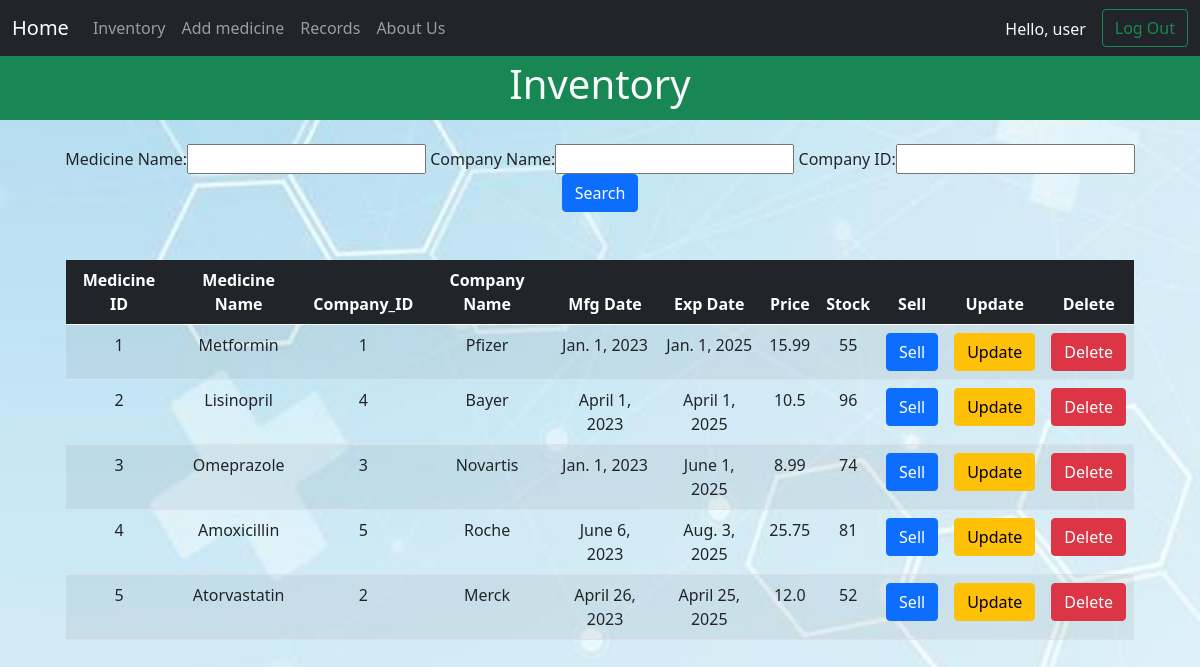
Screenshot of /inventory/ (signed in) with the database file from the repository.
### store/models.py (models this page shows, shortened)
class Medicine(models.Model):
    Medicine_ID = models.AutoField(primary_key=True)
    Medicine_Name = models.CharField(max_length=50)
    Company_name = models.CharField(max_length=30)
    Company_ID = models.IntegerField(default="null")
    Manufacturing_date = models.DateField("Mfg Date (MM/DD/YYYY)")
    Expiry_date = models.DateField("Exp Date (MM/DD/YYYY)")
    Price = models.FloatField()
    stock = models.IntegerField()

### store/views.py (the view)
# urls.py: path("inventory/", views.inventory, name="Inventory"),
@login_required(login_url='Login')
def inventory(request):
    tdata = Medicine.objects.all()
    myFilter = MedicineFilter(request.GET, queryset=tdata)
    tdata = myFilter.qs
    return render(request, 'store/inventory.html', {"messages": tdata, "myFilter": myFilter})

### store/templates/store/inventory.html (shortened to what this page needs)
{% extends 'store/base.html' %}
{% block body %}
<div class="container-fluid bg-success text-light py-1 text-center">
    <h1>Inventory</h1>
</div>
<div class="container text-center py-4" style="margin: auto;">
    <form action="" method="GET" >
        {{ myFilter.form }}
        <button class="btn btn-primary" type="submit">Search</button>
    </form>
</div>
<div class="container row text-center py-4" style="margin: auto;">
    <div class="col-md-12">
        <table class="table table-striped table-hover">
            <thead class="table-dark">
                <th>Medicine ID</th>
                <th>Medicine Name</th>
                <th>Company_ID</th>
                <th>Company Name</th>
                <th>Mfg Date</th>
                <th>Exp Date</th>
                <th>Price</th>
                <th>Stock</th>
                <th>Sell</th>
                <th>Update</th>
                <th>Delete</th>
            </thead>
            <tbody>
                {% for i in messages %}
                    <tr>
                        <td>{{i.Medicine_ID}}</td>
                        <td>{{i.Medicine_Name}}</td>
                        <td>{{i.Company_ID}}</td>
                        <td>{{i.Company_name}}</td>
                        <td>{{i.Manufacturing_date}}</td>
                        <td>{{i.Expiry_date}}</td>
                        <td>{{i.Price}}</td>
                        <td>{{i.stock}}</td>
                        <td><a href="{% url 'SellMedicine' i.Medicine_ID %}" class="btn btn-primary">Sell</a></td>
                        <td><a href="{% url 'UpdateMed' i.Medicine_ID %}" class="btn btn-warning">Update</a></td>
                        <td><a href="{% url 'DeleteMed' i.Medicine_ID %}" class="btn btn-danger">Delete</a></td>
                    </tr>
                {% endfor %}
            </tbody>
        </table>
    </div>
</div>
{% endblock %}

### store/templates/store/base.html (shortened to what this page needs)
<!doctype html>
<html lang="en">
<head>
    <link href="https://cdn.jsdelivr.net/npm/bootstrap@5.0.0-beta3/dist/css/bootstrap.min.css" rel="stylesheet"
>
</head>
<body>
    <nav class="navbar navbar-expand-lg navbar-dark bg-dark">
        <div class="container-fluid">
            <a class="navbar-brand" href="{% url 'StoreHome' %}">Home</a>
            <div class="collapse navbar-collapse" id="navbarSupportedContent">
                <ul class="navbar-nav me-auto mb-2 mb-lg-0">
                    <li class="nav-item">
                        <a class="nav-link"  href="{% url 'Inventory' %}">Inventory</a>
                    </li>
                    <li class="nav-item">
                        <a class="nav-link" href="{% url 'AddMedicine' %}">Add medicine</a>
                    </li>
                    <li class="nav-item">
                        <a class="nav-link" href="{% url 'Records' %}">Records</a>
                    </li>
                    <li class="nav-item">
                        <a class="nav-link" href="{% url 'AboutUs' %}">About Us</a>
                    </li>
                </ul>
                <form class="d-flex">
                    <span class="text-light font-weight-bold mt-2 mx-3">Hello, {{request.user}}</span>
                    <a class="btn btn-outline-success" href="{% url 'Logout' %}" role="button">Log Out</a>
                </form>
            </div>
        </div>
    </nav>
    {% block body %} {% endblock %}
</body>
</html>

### store/templates/store/inventory.html (style rules this page uses)
body { background-image: url('/static/store/bg2.jpg'); background-size: 100% 100%; background-repeat: no-repeat; background-attachment: fixed; }

### rows the page displays
Medicine: Medicine_ID "1", Medicine_Name "Metformin", Company_ID "1", Company_name "Pfizer", Manufacturing_date "Jan. 1, 2023", Expiry_date "Jan. 1, 2025", Price "15.99", stock "55"
Medicine: Medicine_ID "2", Medicine_Name "Lisinopril", Company_ID "4", Company_name "Bayer", Manufacturing_date "April 1, 2023", Expiry_date "April 1, 2025", Price "10.5", stock "96"
Medicine: Medicine_ID "3", Medicine_Name "Omeprazole", Company_ID "3", Company_name "Novartis", Manufacturing_date "Jan. 1, 2023", Expiry_date "June 1, 2025", Price "8.99", stock "74"
Medicine: Medicine_ID "4", Medicine_Name "Amoxicillin", Company_ID "5", Company_name "Roche", Manufacturing_date "June 6, 2023", Expiry_date "Aug. 3, 2025", Price "25.75", stock "81"
Medicine: Medicine_ID "5", Medicine_Name "Atorvastatin", Company_ID "2", Company_name "Merck", Manufacturing_date "April 26, 2023", Expiry_date "April 25, 2025", Price "12.0", stock "52"

### other values shown
{{ request.user }} "user"
